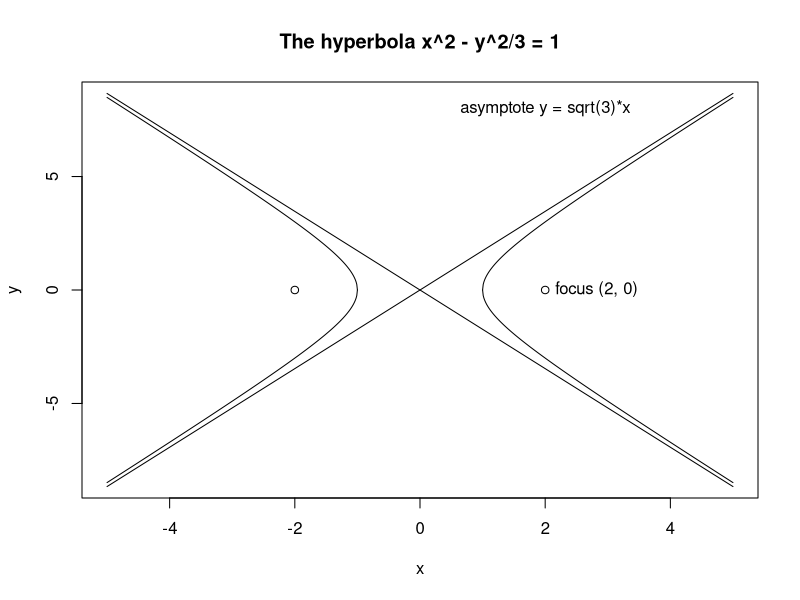

Reproduce this figure in R.
x <- seq(1, 5, by = 0.01)
y.upper <- sqrt((x^2-1)*3)
y.lower <- -sqrt((x^2-1)*3)
y.max <- max(y.upper)
y.min <- min(y.lower)
plot(c(-5, 5), c(y.min, y.max), type = "n", xlab = "x", ylab = "y")
lines(x, y.upper)
lines(-x, y.lower)
lines(-x, y.upper)
lines(x, y.lower)
x.s <- seq(-5,5, by = 0.01)
y.a1 <- sqrt(3)*x.s
lines(x.s,y.a1)
text(2, 8, "asymptote y = sqrt(3)*x")
lines(-x.s,y.a1)
points(2, 0)
points(-2,0)
text(2, 0, "focus (2, 0)", pos=4)
title("The hyperbola x^2 - y^2/3 = 1")
